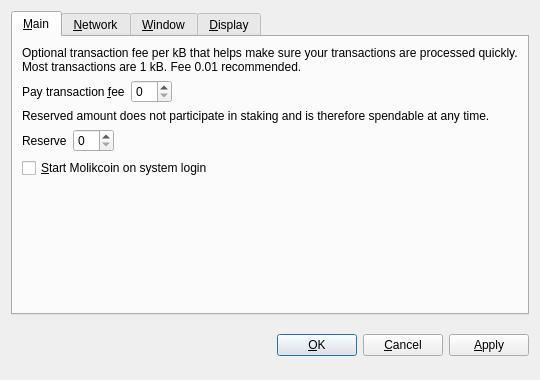
<?xml version="1.0" encoding="UTF-8"?>
<ui version="4.0">
 <class>OptionsDialog</class>
 <widget class="QDialog" name="OptionsDialog">
  <property name="geometry">
   <rect>
    <x>0</x>
    <y>0</y>
    <width>540</width>
    <height>380</height>
   </rect>
  </property>
  <property name="windowTitle">
   <string>Options</string>
  </property>
  <property name="modal">
   <bool>true</bool>
  </property>
  <layout class="QVBoxLayout" name="verticalLayout">
   <item>
    <widget class="QTabWidget" name="tabWidget">
     <property name="tabPosition">
      <enum>QTabWidget::North</enum>
     </property>
     <property name="currentIndex">
      <number>0</number>
     </property>
     <widget class="QWidget" name="tabMain">
      <attribute name="title">
       <string>&amp;Main</string>
      </attribute>
      <layout class="QVBoxLayout" name="verticalLayout_Main">
       <item>
        <widget class="QLabel" name="transactionFeeInfoLabel">
         <property name="text">
          <string>Optional transaction fee per kB that helps make sure your transactions are processed quickly. Most transactions are 1 kB. Fee 0.01 recommended.</string>
         </property>
         <property name="textFormat">
          <enum>Qt::PlainText</enum>
         </property>
         <property name="wordWrap">
          <bool>true</bool>
         </property>
        </widget>
       </item>
       <item>
        <layout class="QHBoxLayout" name="horizontalLayoutFee">
         <item>
          <widget class="QLabel" name="transactionFeeLabel">
           <property name="text">
            <string>Pay transaction &amp;fee</string>
           </property>
           <property name="textFormat">
            <enum>Qt::PlainText</enum>
           </property>
           <property name="buddy">
            <cstring>transactionFee</cstring>
           </property>
          </widget>
         </item>
         <item>
          <widget class="BitcoinAmountField" name="transactionFee"/>
         </item>
         <item>
          <spacer name="horizontalSpacerFee">
           <property name="orientation">
            <enum>Qt::Horizontal</enum>
           </property>
           <property name="sizeHint" stdset="0">
            <size>
             <width>40</width>
             <height>20</height>
            </size>
           </property>
          </spacer>
         </item>
        </layout>
       </item>
       <item>
        <widget class="QLabel" name="reserveBalanceInfoLabel">
         <property name="text">
          <string>Reserved amount does not participate in staking and is therefore spendable at any time.</string>
         </property>
         <property name="textFormat">
          <enum>Qt::PlainText</enum>
         </property>
         <property name="wordWrap">
          <bool>true</bool>
         </property>
        </widget>
       </item>
       <item>
        <layout class="QHBoxLayout" name="horizontalLayoutReserveBalance">
         <item>
          <widget class="QLabel" name="reserveBalanceLabel">
           <property name="text">
            <string>Reserve</string>
           </property>
           <property name="textFormat">
            <enum>Qt::PlainText</enum>
           </property>
           <property name="buddy">
            <cstring>reserveBalance</cstring>
           </property>
          </widget>
         </item>
         <item>
          <widget class="BitcoinAmountField" name="reserveBalance"/>
         </item>
         <item>
          <spacer name="horizontalSpacerReserveBalance">
           <property name="orientation">
            <enum>Qt::Horizontal</enum>
           </property>
           <property name="sizeHint" stdset="0">
            <size>
             <width>40</width>
             <height>20</height>
            </size>
           </property>
          </spacer>
         </item>
        </layout>
       </item>
       <item>
        <widget class="QCheckBox" name="bitcoinAtStartup">
         <property name="toolTip">
          <string>Automatically start Molikcoin after logging in to the system.</string>
         </property>
         <property name="text">
          <string>&amp;Start Molikcoin on system login</string>
         </property>
        </widget>
       </item>
       <item>
        <spacer name="verticalSpacer_Main">
         <property name="orientation">
          <enum>Qt::Vertical</enum>
         </property>
         <property name="sizeHint" stdset="0">
          <size>
           <width>20</width>
           <height>40</height>
          </size>
         </property>
        </spacer>
       </item>
      </layout>
     </widget>
     <widget class="QWidget" name="tabNetwork">
      <attribute name="title">
       <string>&amp;Network</string>
      </attribute>
      <layout class="QVBoxLayout" name="verticalLayout_Network">
       <item>
        <widget class="QCheckBox" name="mapPortUpnp">
         <property name="toolTip">
          <string>Automatically open the Molikcoin client port on the router. This only works when your router supports UPnP and it is enabled.</string>
         </property>
         <property name="text">
          <string>Map port using &amp;UPnP</string>
         </property>
        </widget>
       </item>
       <item>
        <widget class="QCheckBox" name="connectSocks">
         <property name="toolTip">
          <string>Connect to the Molikcoin network through a SOCKS proxy (e.g. when connecting through Tor).</string>
         </property>
         <property name="text">
          <string>&amp;Connect through SOCKS proxy:</string>
         </property>
        </widget>
       </item>
       <item>
        <layout class="QHBoxLayout" name="horizontalLayout_Network">
         <item>
          <widget class="QLabel" name="proxyIpLabel">
           <property name="text">
            <string>Proxy &amp;IP:</string>
           </property>
           <property name="textFormat">
            <enum>Qt::PlainText</enum>
           </property>
           <property name="buddy">
            <cstring>proxyIp</cstring>
           </property>
          </widget>
         </item>
         <item>
          <widget class="QValidatedLineEdit" name="proxyIp">
           <property name="maximumSize">
            <size>
             <width>140</width>
             <height>16777215</height>
            </size>
           </property>
           <property name="toolTip">
            <string>IP address of the proxy (e.g. 127.0.0.1)</string>
           </property>
          </widget>
         </item>
         <item>
          <widget class="QLabel" name="proxyPortLabel">
           <property name="text">
            <string>&amp;Port:</string>
           </property>
           <property name="textFormat">
            <enum>Qt::PlainText</enum>
           </property>
           <property name="buddy">
            <cstring>proxyPort</cstring>
           </property>
          </widget>
         </item>
         <item>
          <widget class="QLineEdit" name="proxyPort">
           <property name="maximumSize">
            <size>
             <width>55</width>
             <height>16777215</height>
            </size>
           </property>
           <property name="toolTip">
            <string>Port of the proxy (e.g. 9050)</string>
           </property>
          </widget>
         </item>
         <item>
          <widget class="QLabel" name="socksVersionLabel">
           <property name="text">
            <string>SOCKS &amp;Version:</string>
           </property>
           <property name="textFormat">
            <enum>Qt::PlainText</enum>
           </property>
           <property name="buddy">
            <cstring>socksVersion</cstring>
           </property>
          </widget>
         </item>
         <item>
          <widget class="QValueComboBox" name="socksVersion">
           <property name="toolTip">
            <string>SOCKS version of the proxy (e.g. 5)</string>
           </property>
          </widget>
         </item>
         <item>
          <spacer name="horizontalSpacer_Network">
           <property name="orientation">
            <enum>Qt::Horizontal</enum>
           </property>
           <property name="sizeHint" stdset="0">
            <size>
             <width>40</width>
             <height>20</height>
            </size>
           </property>
          </spacer>
         </item>
        </layout>
       </item>
       <item>
        <spacer name="verticalSpacer_Network">
         <property name="orientation">
          <enum>Qt::Vertical</enum>
         </property>
         <property name="sizeHint" stdset="0">
          <size>
           <width>20</width>
           <height>40</height>
          </size>
         </property>
        </spacer>
       </item>
      </layout>
     </widget>
     <widget class="QWidget" name="tabWindow">
      <attribute name="title">
       <string>&amp;Window</string>
      </attribute>
      <layout class="QVBoxLayout" name="verticalLayout_Window">
       <item>
        <widget class="QCheckBox" name="minimizeToTray">
         <property name="toolTip">
          <string>Show only a tray icon after minimizing the window.</string>
         </property>
         <property name="text">
          <string>&amp;Minimize to the tray instead of the taskbar</string>
         </property>
        </widget>
       </item>
       <item>
        <widget class="QCheckBox" name="minimizeOnClose">
         <property name="toolTip">
          <string>Minimize instead of exit the application when the window is closed. When this option is enabled, the application will be closed only after selecting Quit in the menu.</string>
         </property>
         <property name="text">
          <string>M&amp;inimize on close</string>
         </property>
        </widget>
       </item>
       <item>
        <spacer name="verticalSpacer_Window">
         <property name="orientation">
          <enum>Qt::Vertical</enum>
         </property>
         <property name="sizeHint" stdset="0">
          <size>
           <width>20</width>
           <height>40</height>
          </size>
         </property>
        </spacer>
       </item>
      </layout>
     </widget>
     <widget class="QWidget" name="tabDisplay">
      <attribute name="title">
       <string>&amp;Display</string>
      </attribute>
      <layout class="QVBoxLayout" name="verticalLayout_Display">
       <item>
        <layout class="QHBoxLayout" name="horizontalLayout_1_Display">
         <item>
          <widget class="QLabel" name="langLabel">
           <property name="text">
            <string>User Interface &amp;language:</string>
           </property>
           <property name="textFormat">
            <enum>Qt::PlainText</enum>
           </property>
           <property name="buddy">
            <cstring>lang</cstring>
           </property>
          </widget>
         </item>
         <item>
          <widget class="QValueComboBox" name="lang">
           <property name="toolTip">
            <string>The user interface language can be set here. This setting will take effect after restarting Molikcoin.</string>
           </property>
          </widget>
         </item>
        </layout>
       </item>
       <item>
        <layout class="QHBoxLayout" name="horizontalLayout_2_Display">
         <item>
          <widget class="QLabel" name="unitLabel">
           <property name="text">
            <string>&amp;Unit to show amounts in:</string>
           </property>
           <property name="textFormat">
            <enum>Qt::PlainText</enum>
           </property>
           <property name="buddy">
            <cstring>unit</cstring>
           </property>
          </widget>
         </item>
         <item>
          <widget class="QValueComboBox" name="unit">
           <property name="toolTip">
            <string>Choose the default subdivision unit to show in the interface and when sending coins.</string>
           </property>
          </widget>
         </item>
        </layout>
       </item>
       <item>
        <widget class="QCheckBox" name="displayAddresses">
         <property name="toolTip">
          <string>Whether to show Molikcoin addresses in the transaction list or not.</string>
         </property>
         <property name="text">
          <string>&amp;Display addresses in transaction list</string>
         </property>
        </widget>
       </item>
       <item>
        <widget class="QCheckBox" name="coinControlFeatures">
         <property name="toolTip">
          <string>Whether to show coin control features or not.</string>
         </property>
         <property name="text">
          <string>Display coin &amp;control features (experts only!)</string>
         </property>
        </widget>
       </item>
       <item>
        <spacer name="verticalSpacer_Display">
         <property name="orientation">
          <enum>Qt::Vertical</enum>
         </property>
         <property name="sizeHint" stdset="0">
          <size>
           <width>20</width>
           <height>40</height>
          </size>
         </property>
        </spacer>
       </item>
      </layout>
     </widget>
    </widget>
   </item>
   <item>
    <layout class="QHBoxLayout" name="horizontalLayout_Buttons">
     <item>
      <spacer name="horizontalSpacer_1">
       <property name="orientation">
        <enum>Qt::Horizontal</enum>
       </property>
       <property name="sizeHint" stdset="0">
        <size>
         <width>40</width>
         <height>48</height>
        </size>
       </property>
      </spacer>
     </item>
     <item>
      <widget class="QLabel" name="statusLabel">
       <property name="font">
        <font>
         <weight>75</weight>
         <bold>true</bold>
        </font>
       </property>
       <property name="text">
        <string/>
       </property>
       <property name="textFormat">
        <enum>Qt::PlainText</enum>
       </property>
       <property name="wordWrap">
        <bool>true</bool>
       </property>
      </widget>
     </item>
     <item>
      <spacer name="horizontalSpacer_2">
       <property name="orientation">
        <enum>Qt::Horizontal</enum>
       </property>
       <property name="sizeHint" stdset="0">
        <size>
         <width>40</width>
         <height>48</height>
        </size>
       </property>
      </spacer>
     </item>
     <item>
      <widget class="QPushButton" name="okButton">
       <property name="text">
        <string>&amp;OK</string>
       </property>
      </widget>
     </item>
     <item>
      <widget class="QPushButton" name="cancelButton">
       <property name="text">
        <string>&amp;Cancel</string>
       </property>
       <property name="autoDefault">
        <bool>false</bool>
       </property>
      </widget>
     </item>
     <item>
      <widget class="QPushButton" name="applyButton">
       <property name="text">
        <string>&amp;Apply</string>
       </property>
       <property name="autoDefault">
        <bool>false</bool>
       </property>
      </widget>
     </item>
    </layout>
   </item>
  </layout>
 </widget>
 <customwidgets>
  <customwidget>
   <class>BitcoinAmountField</class>
   <extends>QSpinBox</extends>
   <header>bitcoinamountfield.h</header>
  </customwidget>
  <customwidget>
   <class>QValueComboBox</class>
   <extends>QComboBox</extends>
   <header>qvaluecombobox.h</header>
  </customwidget>
  <customwidget>
   <class>QValidatedLineEdit</class>
   <extends>QLineEdit</extends>
   <header>qvalidatedlineedit.h</header>
  </customwidget>
 </customwidgets>
 <resources/>
 <connections/>
</ui>
